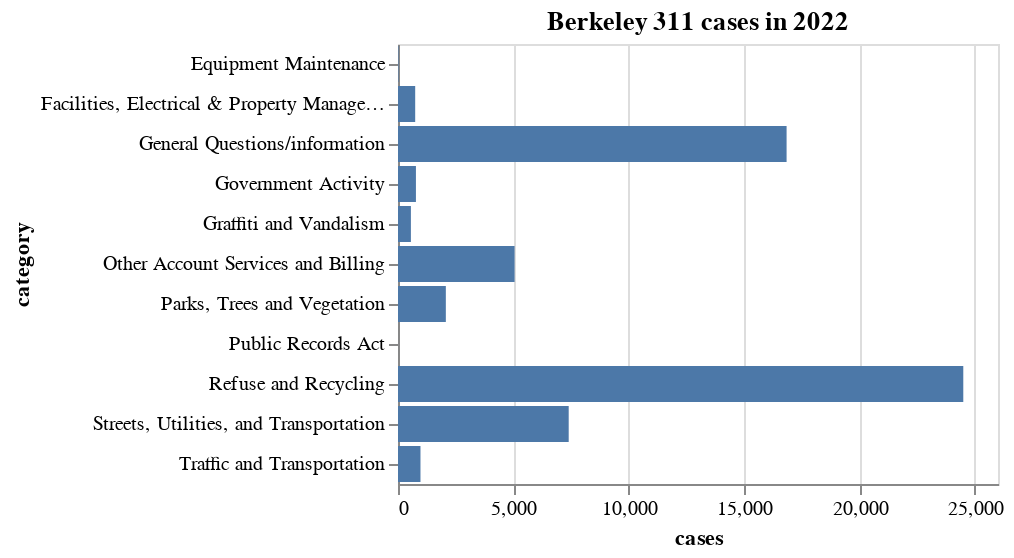

The notebook cell saved with this chart:
### Markdown cell above
#### Let's visualize this summary table!

Before we run the Altair code below, let's take a closer look:

```python
alt.Chart(category_counts_2022).mark_bar().encode(
    x='cases',
    y='category'
).properties(
    title='Berkeley 311 cases in 2022'
)
```
The first part of the code `alt.Chart()` requires you to fill the first argument with a dataframe, in this case `category_counts_2022`.

The next part of the code `mark_bar()` specifies a bar chart. (If you want a line chart, you'd use `mark_line()`.)

After that, `.encode()` tells Altair which columns to use for the `x` and `y` axes.

If you want to add a title, you'd use Altair's `.properties()` method.

### Code cell
alt.Chart(category_counts_2022).mark_bar().encode(
    x='cases',
    y='category'
).properties(
    title='Berkeley 311 cases in 2022'
)

### Figure 1 — Vega-Lite specification as saved in the notebook (floating-point values rounded to 4 significant figures)
{"config": {"view": {"continuousWidth": 300, "continuousHeight": 300}}, "data": {"name": "data-500be930747e5e843cf1bbaeb6361482"}, "mark": {"type": "bar"}, "encoding": {"x": {"field": "cases", "type": "quantitative"}, "y": {"field": "category", "type": "nominal"}}, "title": "Berkeley 311 cases in 2022", "$schema": "https://vega.github.io/schema/vega-lite/v5.8.0.json", "datasets": {"data-500be930747e5e843cf1bbaeb6361482": [{"category": "Refuse and Recycling", "cases": 24496}, {"category": "General Questions/information", "cases": 16839}, {"category": "Streets, Utilities, and Transportation", "cases": 7397}, {"category": "Other Account Services and Billing", "cases": 5052}, {"category": "Parks, Trees and Vegetation", "cases": 2073}, {"category": "Traffic and Transportation", "cases": 974}, {"category": "Government Activity", "cases": 777}, {"category": "Facilities, Electrical & Property Management", "cases": 745}, {"category": "Graffiti and Vandalism", "cases": 559}, {"category": "Equipment Maintenance", "cases": 21}, {"category": "Public Records Act", "cases": 1}]}}
